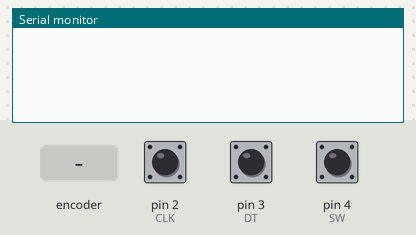
Recording of a sketch running on a simulated Arduino Uno, built with avr-gcc and run on an emulated ATmega328P. On the bench: the last lines printed to the serial monitor. Inputs (shaded band) come from the test bench; at power-on: pin 4 (SW) HIGH, pin 2 (CLK) HIGH, pin 3 (DT) HIGH.

Above: at 1.2 s.
1.3 s: rotary encoder on pin 2 (CLK) / pin 3 (DT) turned 1 step (first pin leading)
At 2.1 s:
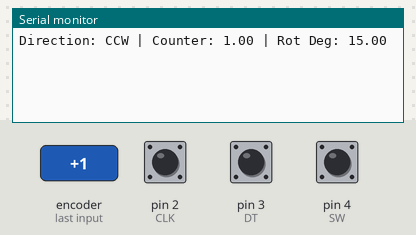
3.0 s: pin 4 (SW) pulled LOW for 0.15 s
At 3.9 s:
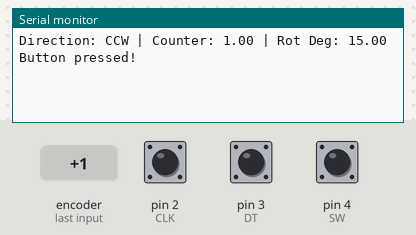
4.6 s: rotary encoder on pin 2 (CLK) / pin 3 (DT) turned 2 steps (second pin leading)
At 5.6 s:
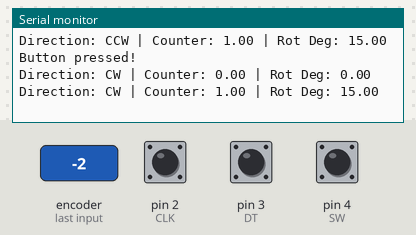

Measured:
- after the input at 1.3 s, the serial monitor: prints a new line after 0.05 s (image 1)
- after the input at 3.0 s, the serial monitor: prints a new line at once (image 2)
- after the input at 4.6 s, the serial monitor: prints a new line after 0.08 s (image 3)

The sketch:

Wheel_step_encoder.ino
```cpp
// Rotary Encoder Inputs
#define CLK 2
#define DT 3
#define SW 4

float counter = 0;
int currentStateCLK;
int lastStateCLK;
float abs_pos = 0;
String currentDir = "";
unsigned long lastButtonPress = 0;

void setup() {

  // Set encoder pins as inputs
  pinMode(CLK, INPUT);
  pinMode(DT, INPUT);
  pinMode(SW, INPUT_PULLUP);

  // Setup Serial Monitor
  Serial.begin(9600);

  // Read the initial state of CLK
  lastStateCLK = digitalRead(CLK);
}

void loop() {

  // Read the current state of CLK
  currentStateCLK = digitalRead(CLK);

  // If last and current state of CLK are different, then pulse occurred
  // React to only 1 state change to avoid double count
  if (currentStateCLK != lastStateCLK && currentStateCLK == 1) {

    // If the DT state is different than the CLK state then
    // the encoder is rotating CCW so decrement
    if (digitalRead(DT) != currentStateCLK) {
      counter--;
      currentDir = "CCW";
      if (counter == -24){
        counter = 0;
      }
    } else {
      // Encoder is rotating CW so increment
      counter++;
      currentDir = "CW";
      if (counter == 24){
        counter = 0;
      }
    }

    // convert to degrees of wheel position and catch 0 case
    //if (abs(counter) != 0){
    abs_pos = (abs(counter)/24)*360;
    //} else {
    //  abs_pos = 0;
    //}

    Serial.print("Direction: ");
    Serial.print(currentDir);
    Serial.print(" | Counter: ");
    Serial.print(abs(counter));
    Serial.print(" | Rot Deg: ");
    Serial.println(abs_pos);
  }

    //Serial.println(currentStateCLK);

  // Remember last CLK state
  lastStateCLK = currentStateCLK;

  // Read the button state
  int btnState = digitalRead(SW);

  //If we detect LOW signal, button is pressed
  if (btnState == LOW) {
    //if 50ms have passed since last LOW pulse, it means that the
    //button has been pressed, released and pressed again
    if (millis() - lastButtonPress > 50) {
      Serial.println("Button pressed!");
    }

    // Remember last button press event
    lastButtonPress = millis();
  }

  // Put in a slight delay to help debounce the reading
  delay(1);
}
```
